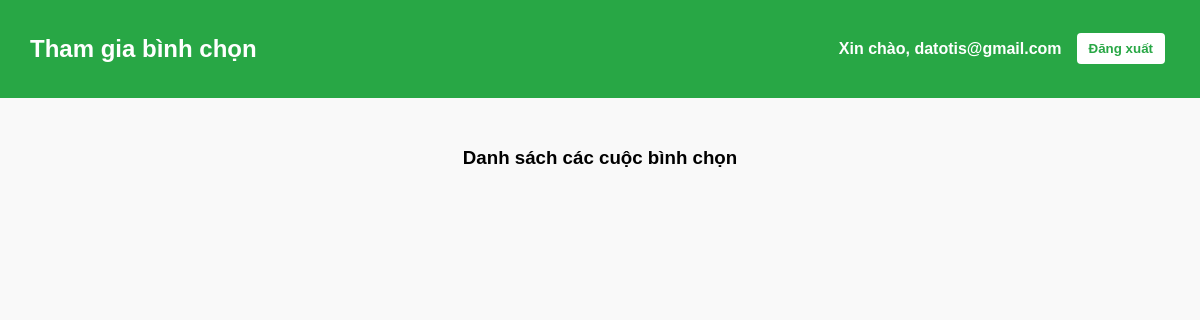
The app's page /voting/list (signed in), older data.
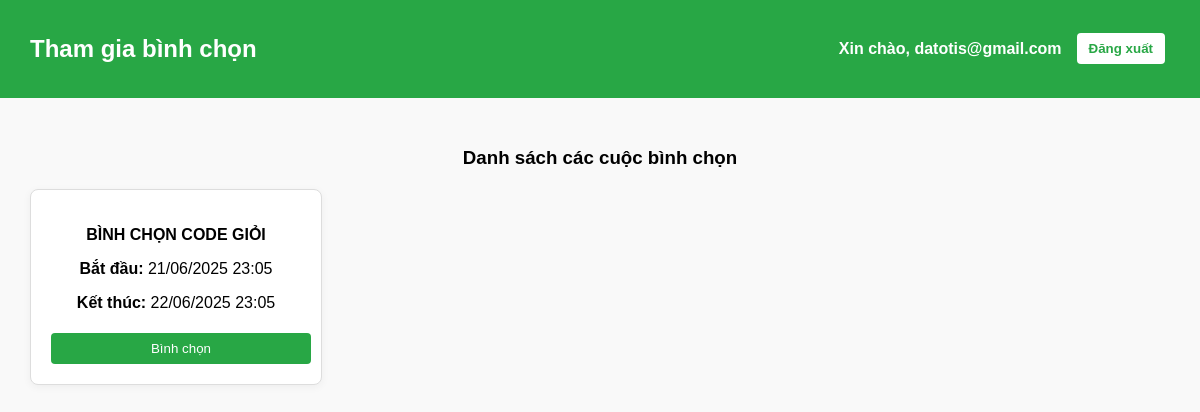
The same page, newer data.
### models.py (models this page shows)
class Poll(db.Model):
    id = db.Column(db.Integer, primary_key=True)
    title = db.Column(db.String(200), nullable=False)
    start_time = db.Column(db.DateTime, nullable=False)
    end_time = db.Column(db.DateTime, nullable=False)
    candidates = db.relationship("Candidate", backref="poll", lazy=True, cascade="all, delete")

### app.py (the view)
@app.route("/voting/list")
def voting_list():
    if "user_id" not in session or session.get("is_admin"):
        return redirect(url_for("login"))
    now = datetime.now()
    polls = Poll.query.filter(
        Poll.start_time <= now, Poll.end_time >= now
    ).order_by(Poll.id.desc()).all()
    return render_template("voting_dashboard.html", polls=polls, username=session.get("username"))

### templates/voting_dashboard.html (shortened to what this page needs)
<!DOCTYPE html>
<html lang="vi">
<head>
    <link rel="stylesheet" href="/static/style.css">
</head>
<body>
    <div class="header">
        <h2>Tham gia bình chọn</h2>
        <div class="header-right">
            <span class="username">Xin chào, {{ username }}</span>
            <a href="/logout"><button class="logout-btn">Đăng xuất</button></a>
        </div>
    </div>
    <div class="main">
        <h3>Danh sách các cuộc bình chọn</h3>
        <div class="polls-grid">
            {% for poll in polls %}
            <div class="poll-card">
                <div class="poll-body">
                    <h4>{{ poll.title }}</h4>
                    <p><strong>Bắt đầu:</strong> {{ poll.start_time.strftime("%d/%m/%Y %H:%M") }}</p>
                    <p><strong>Kết thúc:</strong> {{ poll.end_time.strftime("%d/%m/%Y %H:%M") }}</p>
                </div>
                <div class="poll-footer">
                    <a href="/voting/{{ poll.id }}">
                        <button class="btn btn-primary">Bình chọn</button>
                    </a>
                </div>
            </div>
            {% endfor %}
        </div>
    </div>
</body>
</html>

Row changes from the older to the newer data that the page shows:
now on this page (row edited): Poll: title "BÌNH CHỌN CODE GIỎI", start_time "21/06/2025 23:05", end_time "22/06/2025 23:05"
